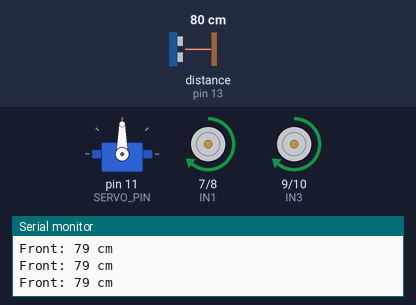
Recording of a sketch running on a simulated Arduino Uno, built with avr-gcc and run on an emulated ATmega328P. Shown: servo, motor-driver pin pairs drawn as motors (green arrow = first pin HIGH = forward, orange = second pin HIGH = backward, longer = more drive, scaled by the enable pin), the last lines printed to the serial monitor. Wiring (inferred from the names in the program): ultrasonic range finder: trigger pin 12; echo pin 13. The test bench sets the inputs (shaded band); at power-on: distance to the obstacle (sensor on pin 13) 80 cm. The echo pulse lasts 58.3 µs per cm.

Above: at 2.2 s.
2.3 s: distance to the obstacle (sensor on pin 13) set to 2 cm
At 4.8 s:
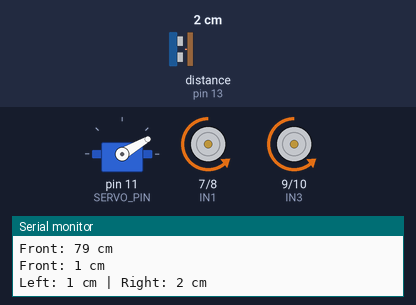
5.3 s: distance to the obstacle (sensor on pin 13) set to 35 cm
At 6.4 s:
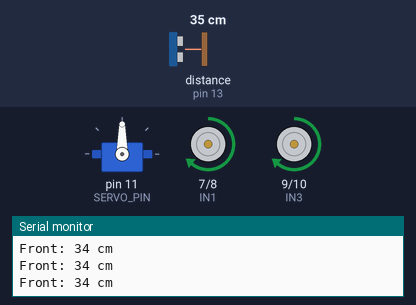
6.8 s: distance to the obstacle (sensor on pin 13) set to 4 cm
At 7.4 s:
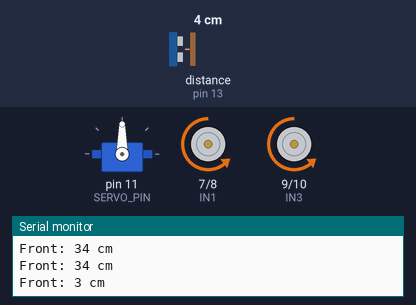
9.8 s: distance to the obstacle (sensor on pin 13) set to 60 cm
At 10.4 s:
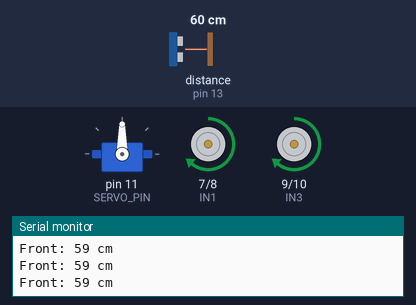
Timing chart, 0 to 12.3 s (numbered marks = the images above; inputs shaded):
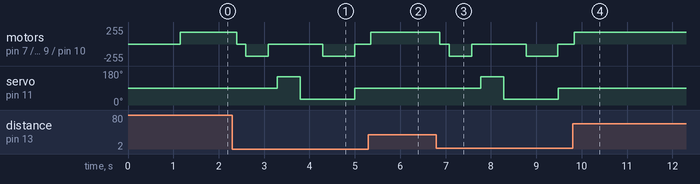

The sketch:

obstacle_avoiding_robot.ino
```cpp
#include <Servo.h>

Servo scanner;

// Ultrasonic sensor
#define TRIG_PIN 12
#define ECHO_PIN 13

// Servo
#define SERVO_PIN 11

// Left motor
#define ENA 5
#define IN1 7
#define IN2 8

// Right motor
#define ENB 6
#define IN3 9
#define IN4 10

// Settings
#define MOTOR_SPEED 180
#define SAFE_DISTANCE 25

long distanceCM;

void setup() {
  Serial.begin(9600);

  pinMode(TRIG_PIN, OUTPUT);
  pinMode(ECHO_PIN, INPUT);

  pinMode(ENA, OUTPUT);
  pinMode(IN1, OUTPUT);
  pinMode(IN2, OUTPUT);

  pinMode(ENB, OUTPUT);
  pinMode(IN3, OUTPUT);
  pinMode(IN4, OUTPUT);

  scanner.attach(SERVO_PIN);

  // Start facing forward
  scanner.write(90);

  stopRobot();
  delay(1000);
}

void loop() {

  // Look straight ahead
  scanner.write(90);
  delay(150);

  distanceCM = getDistance();

  Serial.print("Front: ");
  Serial.print(distanceCM);
  Serial.println(" cm");

  // No obstacle
  if (distanceCM > SAFE_DISTANCE) {
    moveForward();
  }

  // Obstacle detected
  else {
    stopRobot();
    delay(200);

    // Reverse a little
    moveBackward();
    delay(500);
    stopRobot();
    delay(200);

    // Scan both sides
    int leftDistance = scanLeft();
    int rightDistance = scanRight();

    Serial.print("Left: ");
    Serial.print(leftDistance);
    Serial.print(" cm | Right: ");
    Serial.print(rightDistance);
    Serial.println(" cm");

    // Choose the side with more free space
    if (leftDistance > rightDistance &&
        leftDistance > SAFE_DISTANCE) {

      turnLeft();
      delay(600);
      stopRobot();

    }
    else if (rightDistance > SAFE_DISTANCE) {

      turnRight();
      delay(600);
      stopRobot();

    }
    else {
      // Both sides blocked
      // Reverse further and try again
      moveBackward();
      delay(700);
      stopRobot();
    }

    // Return sensor to center
    scanner.write(90);
    delay(200);
  }
}


// ---------------- DISTANCE ----------------

long getDistance() {

  digitalWrite(TRIG_PIN, LOW);
  delayMicroseconds(2);

  digitalWrite(TRIG_PIN, HIGH);
  delayMicroseconds(10);

  digitalWrite(TRIG_PIN, LOW);

  long duration = pulseIn(ECHO_PIN, HIGH, 30000);

  if (duration == 0) {
    return 400;
  }

  return duration * 0.0343 / 2;
}


// ---------------- SCANNING ----------------

int scanLeft() {

  scanner.write(150);
  delay(500);

  int distance = getDistance();

  return distance;
}


int scanRight() {

  scanner.write(30);
  delay(500);

  int distance = getDistance();

  return distance;
}


// ---------------- MOTOR CONTROL ----------------

void moveForward() {

  analogWrite(ENA, MOTOR_SPEED);
  analogWrite(ENB, MOTOR_SPEED);

  digitalWrite(IN1, HIGH);
  digitalWrite(IN2, LOW);

  digitalWrite(IN3, HIGH);
  digitalWrite(IN4, LOW);
}


void moveBackward() {

  analogWrite(ENA, MOTOR_SPEED);
  analogWrite(ENB, MOTOR_SPEED);

  digitalWrite(IN1, LOW);
  digitalWrite(IN2, HIGH);

  digitalWrite(IN3, LOW);
  digitalWrite(IN4, HIGH);
}


void turnLeft() {

  analogWrite(ENA, MOTOR_SPEED);
  analogWrite(ENB, MOTOR_SPEED);

  // Left wheel backward
  digitalWrite(IN1, LOW);
  digitalWrite(IN2, HIGH);

  // Right wheel forward
  digitalWrite(IN3, HIGH);
  digitalWrite(IN4, LOW);
}


void turnRight() {

  analogWrite(ENA, MOTOR_SPEED);
  analogWrite(ENB, MOTOR_SPEED);

  // Left wheel forward
  digitalWrite(IN1, HIGH);
  digitalWrite(IN2, LOW);

  // Right wheel backward
  digitalWrite(IN3, LOW);
  digitalWrite(IN4, HIGH);
}


void stopRobot() {

  analogWrite(ENA, 0);
  analogWrite(ENB, 0);

  digitalWrite(IN1, LOW);
  digitalWrite(IN2, LOW);

  digitalWrite(IN3, LOW);
  digitalWrite(IN4, LOW);
}
```

Measured:
- after the input at 2.3 s, motor on pin 7 (IN1) / pin 8 (IN2), motor on pin 9 (IN3) / pin 10 (IN4): goes stopped 0.20 s, backward 180/255 0.50 s, stopped 1.2 s, backward 180/255 0.70 s, then stopped, starting after 0.10 s; servo on pin 11 (SERVO_PIN): 90° → 150° after 1.0 s, → 30° 0.50 s later, → 90° 1.2 s later
- after the input at 5.3 s, servo on pin 11 (SERVO_PIN): stays 90° (without the input it goes to 150° after 0.95 s)
- after the input at 6.8 s, motor on pin 7 (IN1) / pin 8 (IN2), motor on pin 9 (IN3) / pin 10 (IN4): goes stopped 0.20 s, backward 180/255 0.50 s, stopped 1.2 s, backward 180/255 0.70 s, then stopped, starting after 0.08 s; servo on pin 11 (SERVO_PIN): 90° → 150° after 0.98 s, → 30° 0.50 s later, → 90° 1.2 s later
- after the input at 9.8 s, servo on pin 11 (SERVO_PIN): stays 90° (without the input it goes to 150° after 0.93 s)
